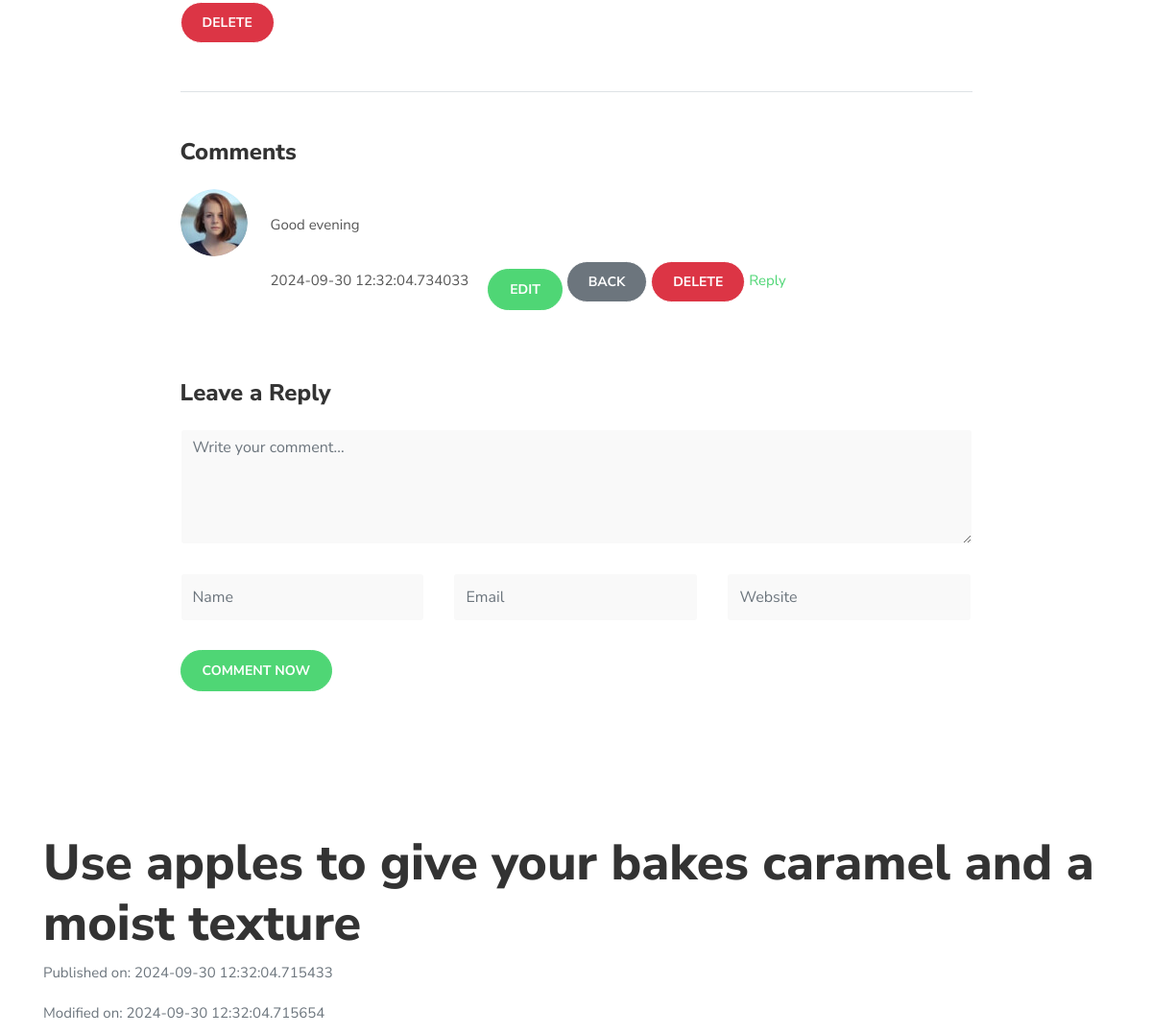
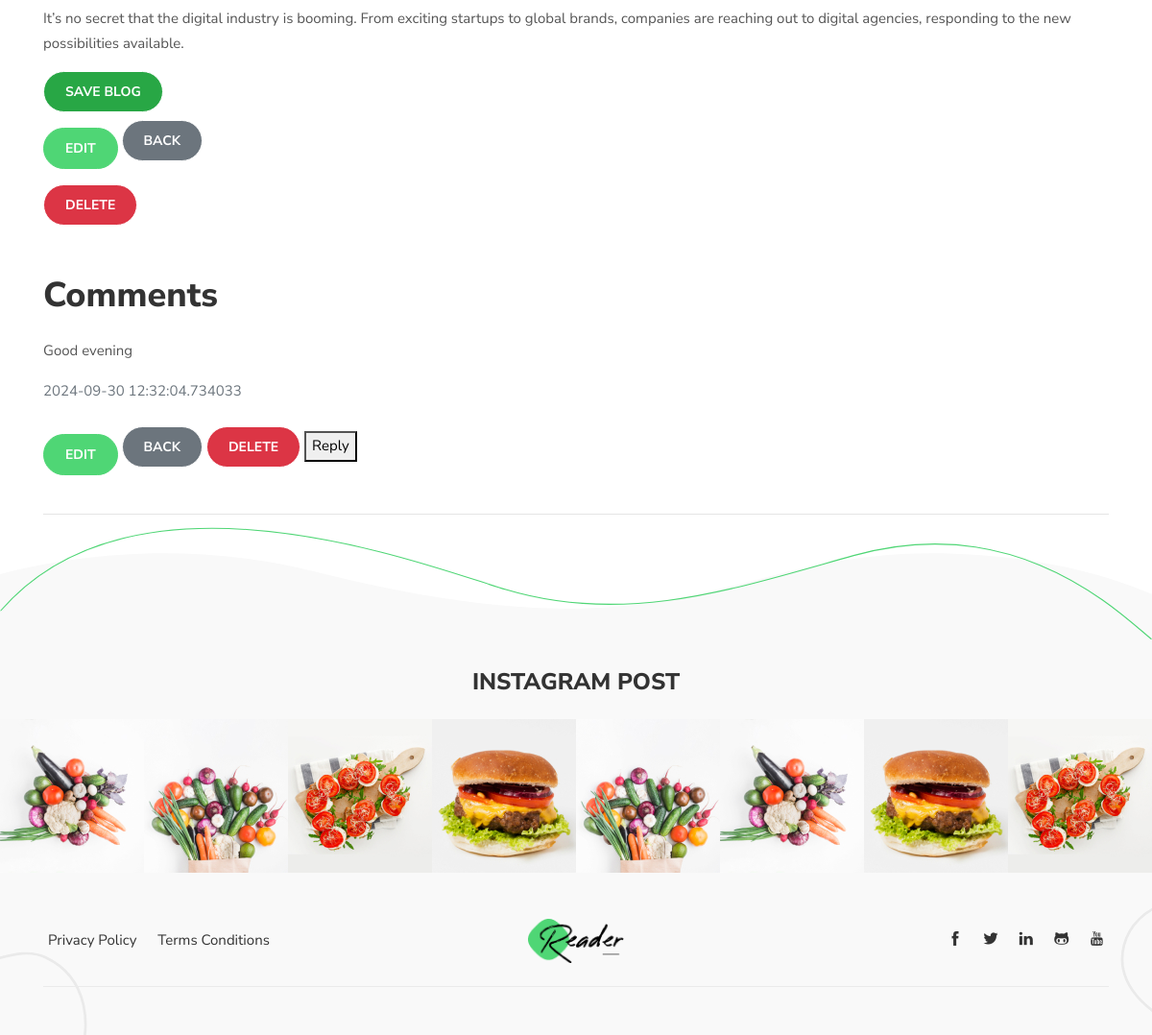
Before: /blog?post_id=2 (signed in, lower part) with the older database file (2 pictures, top to bottom).
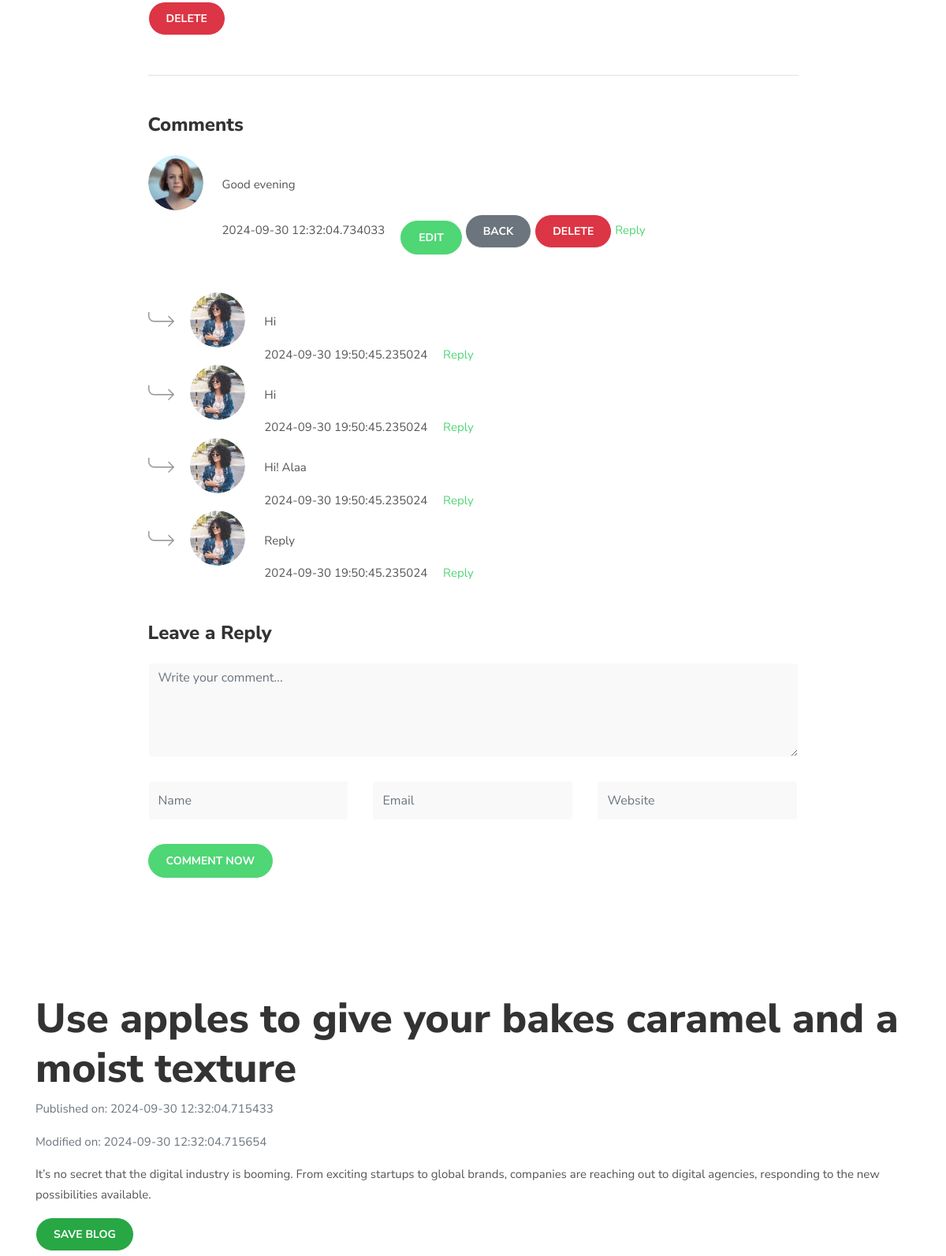
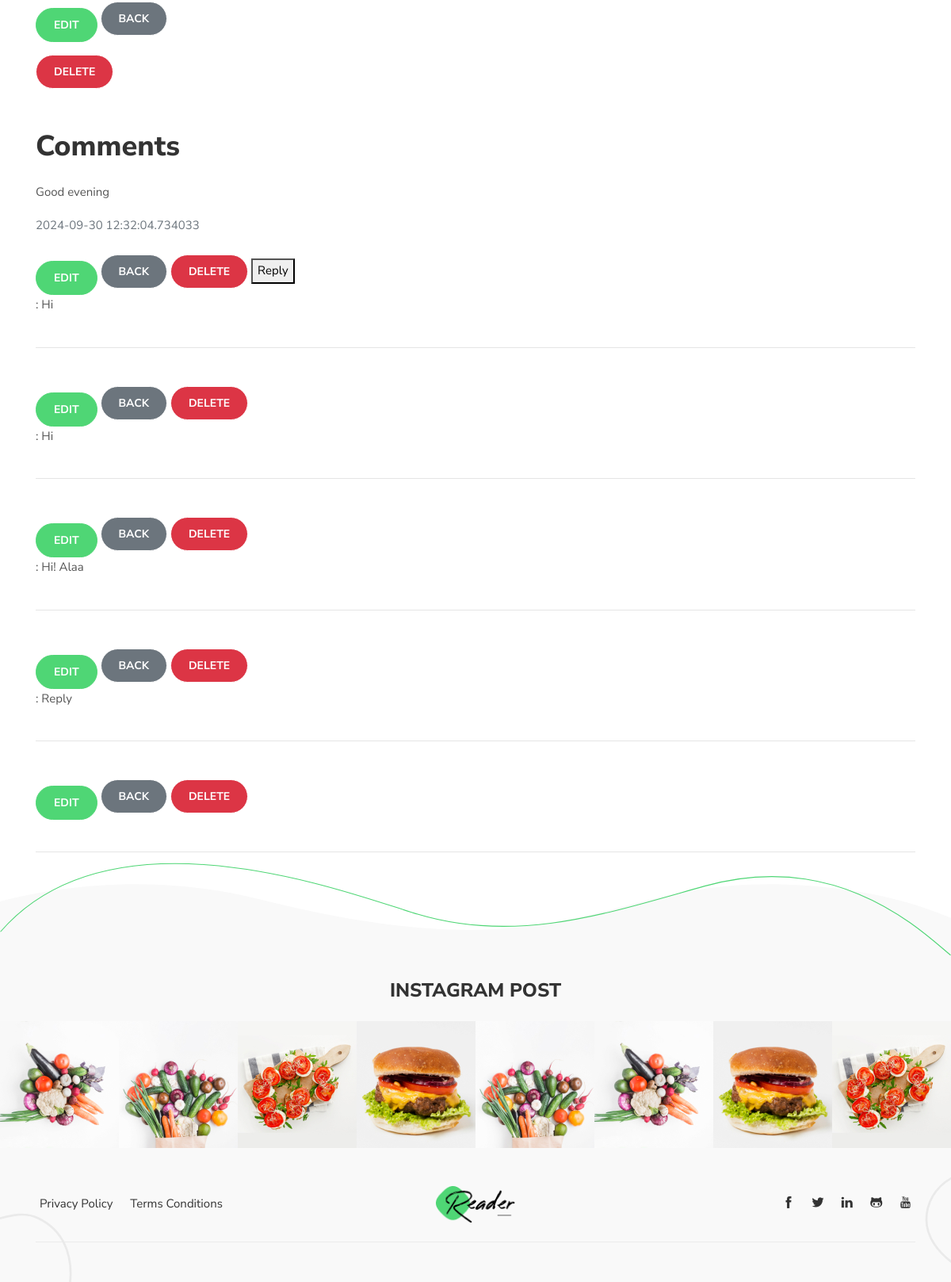
After: the same page with the newer database file (2 pictures, top to bottom).
### pencil/models.py (models this page shows, shortened)
class Comment(db.Model):
    id = db.Column(db.Integer(), primary_key=True, nullable=False)
    text = db.Column(db.Text(), nullable=False)
    publication_date = db.Column(db.DateTime, default=datetime.utcnow())
    modification_date = db.Column(db.DateTime, default=datetime.utcnow())
    comment_owner = db.Column(db.Integer(), db.ForeignKey("user.id"))
    comments_on_post = db.Column(db.Integer(), db.ForeignKey("post.id"))
    reply_comments =  db.relationship("ReplyComment", backref="owned_replies", lazy=True)

class Post(db.Model):
    id  = db.Column(db.Integer(), primary_key=True, nullable=False)
    title = db.Column(db.String(length=50), nullable=False)
    content = db.Column(db.Text(), nullable=False)
    publication_date = db.Column(db.DateTime, default=datetime.utcnow())
    modification_date = db.Column(db.DateTime, default=datetime.utcnow())
    owner = db.Column(db.Integer(), db.ForeignKey("user.id"))
    profile_owner = db.Column(db.Integer(), db.ForeignKey("profile.id"))
    saved_posts = db.relationship("User", secondary="saved_blogs", backref="post")
    post_comments = db.relationship("Comment", backref="owned_comments", lazy=True)

class ReplyComment(db.Model):
    id = db.Column(db.Integer(), primary_key=True, nullable=False)
    text = db.Column(db.Text(), nullable=False)
    publication_date = db.Column(db.DateTime, default=datetime.utcnow())
    modification_date = db.Column(db.DateTime, default=datetime.utcnow())
    responder = db.Column(db.Integer(), db.ForeignKey("user.id"))
    reply_comment = db.Column(db.Integer(), db.ForeignKey("comment.id"))

### pencil/routes.py (the view, shortened to what this page needs)
@app.route("/blog", methods=["POST", "GET"])
@login_required
def blog_page():
    comment_form = CommentForm()
    reply_form = ReplyForm()
    post_id = request.args.get("post_id")
    if post_id:
        requested_blog = Post.query.filter_by(id=post_id).first()
        if requested_blog:
            if request.method == "GET":
                comment_with_replies = (db.session.query(Comment).outerjoin(ReplyComment, Comment.id == ReplyComment.reply_comment)
                                        .options(joinedload(Comment.reply_comments))  # Load replies with comments
                                        .filter(Comment.comments_on_post == post_id)
                                        .order_by(Comment.publication_date.desc(), ReplyComment.publication_date.desc()).all())
                return render_template("blog.html", post_id=requested_blog, comment_form=comment_form,
                                        posted_comments=comment_with_replies, reply_form=reply_form)
            else:
                flash(f"Blog not found", category="danger")
                return redirect(url_for("home_page"))
    for error_message in reply_form.errors.values():
        flash(f"There was an error : {error_message}", category="danger")
    return redirect(url_for("home_page"))

### pencil/forms.py
class CommentForm(FlaskForm):
    comment = TextAreaField(label="Write your comment....", validators=[DataRequired()])
    submit = SubmitField(label="Post")

class ReplyForm(FlaskForm):
    reply = TextAreaField(label="reply comment", validators=[DataRequired()])
    submit = SubmitField(label="Send")

### pencil/models.py (called while the page is built)
@login_manager.user_loader
def load_user(user_id):
    return User.query.get(int(user_id))

### pencil/templates/blog.html (shortened to what this page needs)
{% extends 'base.html' %}
{% block content %}
<body>
    <section class="section">
        <div class="container">
          <div class="row justify-content-center">
            <div class=" col-lg-9   mb-5 mb-lg-0">
              <form action="{{ url_for('delete_page', post_id=post_id.id) }}" method="POST" class="mt-3">
                <button type="submit" class="btn btn-danger">Delete</button>
              </form>
             <br>
            </div>
            <div class="col-lg-9 col-md-12">
                <div class="mb-5 border-top mt-4 pt-5">
                    <h3 class="mb-4">Comments</h3>
                    {% for comment in posted_comments %}
                        <div class="media d-block d-sm-flex mb-4 pb-4">
                            <a class="d-inline-block mr-2 mb-3 mb-md-0" href="{{ url_for('profile', profile_id=comment.comment_owner) }}">
                                <img src="static/images/post/user-01.jpg" class="mr-3 rounded-circle" alt="">
                            </a>
                            <div class="media-body">
                                <p>{{ comment.text }}</p>
                                <span class="text-black-800 mr-3 font-weight-600">{{ comment.publication_date }}</span>
                                <a href="{{ url_for('modify_comment', comment_to_modify=comment.id) }}" class="btn btn-primary mt-3">Edit</a>
                                <a href="{{ url_for('blog_page') }}" class="btn btn-secondary">Back</a>
                                <form action="{{ url_for('delete_comment', comment_id=comment.id) }}" method="post" style="display:inline;">
                                <button type="submit" class="btn btn-danger btn-sm" onclick="return confirm('Are you sure you want to delete this comment?');">Delete</button>
                                </form>
                                <a class="text-primary font-weight-600 reply-button" data-comment-id="{{ comment.id }}" href="javascript:void(0);">Reply</a>
                            </div>
                        </div>
                        {% for reply in comment.reply_comments %}
                            <div class="media d-block d-sm-flex">
                                <div class="d-inline-block mr-2 mb-3 mb-md-0" href="{{ url_for('profile', profile_id=reply.responder) }}">
                                    <img class="mr-3" src="static/images/post/arrow.png" alt="">
                                    <a href="#!"><img src="static/images/post/user-02.jpg" class="mr-3 rounded-circle" alt=""></a>
                                </div>
                                <div class="media-body">
                                    <p>{{ reply.text }}</p>
                                    <span class="text-black-800 mr-3 font-weight-600">{{ reply.publication_date }}</span>
                                    <a class="text-primary font-weight-600 reply-button" data-comment-id="{{ reply.id }}" href="javascript:void(0);">Reply</a>
                                </div>
                            </div>
                        {% endfor %}
                    {% endfor %}
                </div>
                <div>
                    <h3 class="mb-4">Leave a Reply</h3>
                    <form method="POST" action="{{ url_for('blog_page' , post_id=post_id.id) }}">
                        <div class="row">
                            {% if comment_form %}
                                    <div class="form-group col-md-12">
                                        <textarea class="form-control shadow-none" name="comment" placeholder="Write your comment..." value="{{ comment_form.comment.data }}" rows="7" required></textarea>
                                    </div>
                            {% endif %}
                            <div class="form-group col-md-4">
                                <input class="form-control shadow-none" type="text" placeholder="Name" required>
                            </div>
                            <div class="form-group col-md-4">
                                <input class="form-control shadow-none" type="email" placeholder="Email" required>
                            </div>
                            <div class="form-group col-md-4">
                                <input class="form-control shadow-none" type="url" placeholder="Website">
                            </div>
                        </div>
                        <button class="btn btn-primary" type="submit">Comment Now</button>
                    </form>
                </div>
            </div>
          </div>
        </div>
    </section>
</body>
    <div class="container mt-5">
        <section>
            <header>
                <h1>{{ post_id.title }}</h1>
            </header>
            <div>
                <p class="text-muted">Published on: {{ post_id.publication_date }}</p>
                <p class="text-muted">Modified on: {{ post_id.modification_date }}</p>
            </div>
            <div class="mt-3">
                <p>{{ post_id.content }}</p>
            </div>
            <form method="POST" action="{{ url_for('blog_page', post_id=post_id.id) }}">
                <button type="submit" name="save" value="true" class="btn btn-success">Save Blog</button>
            </form>
            <a href="{{ url_for('modify_post', post_id=post_id.id) }}" class="btn btn-primary mt-3">Edit</a>
            <a href="{{ url_for('home_page') }}" class="btn btn-secondary">Back</a>
            <form action="{{ url_for('delete_page', post_id=post_id.id) }}" method="POST" class="mt-3">
                <button type="submit" class="btn btn-danger">Delete</button>
            </form>
            <br>
        </section>
        <br>
        <section>
            <div>
                <header>
                    <h2>Comments</h2>
                </header>
                <div class="comments mt-4">
                    {% for comment in posted_comments %}
                        <div class="comment">
                            <p>{{ comment.text }}</p>
                            <p class="text-muted">{{ comment.publication_date }}</p>
                        </div>
                        <a href="{{ url_for('modify_comment', comment_to_modify=comment.id) }}" class="btn btn-primary mt-3">Edit</a>
                        <a href="{{ url_for('blog_page') }}" class="btn btn-secondary">Back</a>
                        <form action="{{ url_for('delete_comment', comment_id=comment.id) }}" method="post" style="display:inline;">
                            <button type="submit" class="btn btn-danger btn-sm" onclick="return confirm('Are you sure you want to delete this comment?');">Delete</button>
                        </form>
                        <button>Reply</button>
                        <br>
                        {% for reply in comment.reply_comments %}
                            <div class="replies">
                                <p><em>{{ reply.responder.username }}</em>: {{ reply.text }}</p>
                            </div>
                            <hr>
                            <a href="{{ url_for('modify_comment', comment_to_modify=reply.id) }}" class="btn btn-primary mt-3">Edit</a>
                            <a href="{{ url_for('blog_page') }}" class="btn btn-secondary">Back</a>
                            <form action="{{ url_for('delete_comment', comment_id=reply.id) }}" method="post" style="display:inline;">
                                <button type="submit" class="btn btn-danger btn-sm" onclick="return confirm('Are you sure you want to delete this reply?');">Delete</button>
                            </form>
                            <br>
                        {% endfor %}
                        <hr>
                    {% endfor %}
                </div>
            </div>
        </section>
    </div>
</body>
{% endblock %}

### pencil/templates/base.html (shortened to what this page needs)
<!DOCTYPE html>
<html lang="en-us"><head>
  <link rel="stylesheet" href="{{ url_for('static', filename='plugins/bootstrap/bootstrap.min.css') }}">
  <link rel="stylesheet" href="{{ url_for('static', filename='plugins/themify-icons/themify-icons.css') }}">
  <link rel="stylesheet" href="{{ url_for('static', filename='plugins/slick/slick.css') }}">
  <link rel="stylesheet" href="{{ url_for('static', filename='css/style.css') }}" media="screen">
</head>
<body>
{% block content %}
{% endblock %}
<footer class="footer">
    <svg class="footer-border" height="214" viewBox="0 0 2204 214" fill="none" xmlns="http://www.w3.org/2000/svg">
        <path d="M2203 213C2136.58 157.994 1942.77 -33.1996 1633.1 53.0486C1414.13 114.038 1200.92 188.208 967.765 118.127C820.12 73.7483 263.977 -143.754 0.999958 158.899"
        stroke-width="2" />
    </svg>
    <div class="instafeed text-center mb-5">
        <h2 class="h3 mb-4">INSTAGRAM POST</h2>
        <div class="instagram-slider">
          <div class="instagram-post"><img src="static/images/instagram/1.jpg"></div>
          <div class="instagram-post"><img src="static/images/instagram/2.jpg"></div>
          <div class="instagram-post"><img src="static/images/instagram/4.jpg"></div>
          <div class="instagram-post"><img src="static/images/instagram/3.jpg"></div>
          <div class="instagram-post"><img src="static/images/instagram/2.jpg"></div>
          <div class="instagram-post"><img src="static/images/instagram/1.jpg"></div>
          <div class="instagram-post"><img src="static/images/instagram/3.jpg"></div>
          <div class="instagram-post"><img src="static/images/instagram/4.jpg"></div>
        </div>
    </div>
    <div class="container">
        <div class="row align-items-center">
        <div class="col-md-5 text-center text-md-left mb-4">
            <ul class="list-inline footer-list mb-0">
              <li class="list-inline-item"><a href="privacy-policy.html">Privacy Policy</a></li>
              <li class="list-inline-item"><a href="terms-conditions.html">Terms Conditions</a></li>
            </ul>
        </div>
        <div class="col-md-2 text-center mb-4">
            <a href="index.html"><img class="img-fluid" width="100px" src="static/images/logo.png" alt="Reader | Hugo Personal Blog Template"></a>
        </div>
        <div class="col-md-5 text-md-right text-center mb-4">
            <ul class="list-inline footer-list mb-0">
            <li class="list-inline-item"><a href="#"><i class="ti-facebook"></i></a></li>
            <li class="list-inline-item"><a href="#"><i class="ti-twitter-alt"></i></a></li>
            <li class="list-inline-item"><a href="#"><i class="ti-linkedin"></i></a></li>
            <li class="list-inline-item"><a href="#"><i class="ti-github"></i></a></li>
            <li class="list-inline-item"><a href="#"><i class="ti-youtube"></i></a></li>
            </ul>
        </div>
        <div class="col-12">
            <div class="border-bottom border-default"></div>
        </div>
        </div>
    </div>
    </footer>
    <script src="{{ url_for('static', filename='js/script.js') }}"></script></body>
  </html>

### pencil/static/css/style.css (style rules this page uses)
body { line-height: 1.7; font-family: "Nunito Sans", sans-serif; -webkit-font-smoothing: antialiased; color: #555; font-size: 15px; }
p { font-weight: 400; color: #555; font-size: 15px; line-height: 1.7; font-family: "Nunito Sans", sans-serif; }
h1, h2, h3, h4, h5, h6, .h1, .h2, .h3, .h4, .h5, .h6 { color: #333; font-family: "Nunito Sans", sans-serif; font-weight: 800; line-height: 1.2; }
h1, .h1 { font-size: 52px; }
h2, .h2 { font-size: 36px; }
h3, .h3 { font-size: 24px; }
.btn { font-size: 14px; font-family: "Nunito Sans", sans-serif; font-weight: 700; text-transform: uppercase; padding: 10px 22px; border-radius: 50px; border: 1px solid; position: relative; z-index: 1; transition: 0.2s ease; }
.btn-primary { background: #4FD675; color: #fff; border-color: #4FD675; }
body { background-color: #fff; overflow-x: hidden; }
img { vertical-align: middle; border: 0; }
a, a:hover, a:focus { text-decoration: none; }
a, button, select { cursor: pointer; transition: 0.2s ease; }
.slick-slide { outline: 0; }
hr { margin: 40px 0; }
.section { padding-top: 100px; padding-bottom: 100px; }
.text-primary { color: #4FD675 !important; }
.border-default { border-color: #EBEBEB !important; }
.form-group { margin-bottom: 30px; }
.form-group .form-control { border-color: #EBEBEB; border: 1px solid transparent; background-color: #F9F9F9; height: 50px; }
.form-group textarea.form-control { height: 120px; }
.instagram-post img { height: 160px; width: 100%; -o-object-fit: cover; object-fit: cover; }
.footer { padding: 120px 0 50px; background-image: url(../images/backgrounds/footer-bg.svg); background-position: top center; background-repeat: no-repeat; background-size: cover; position: relative; }
.footer-list a { display: block; color: #333; padding: 5px; }
.footer-border { position: absolute; top: -75px; width: 100%; stroke: #4FD675; }
.shadow-none { box-shadow: none !important; }

Changed rows visible on the page:
added ReplyComment: text "Hi", publication_date "2024-09-30 19:50:45.235024"
added ReplyComment: text "Hi", publication_date "2024-09-30 19:50:45.235024"
added ReplyComment: text "Hi! Alaa", publication_date "2024-09-30 19:50:45.235024"
added ReplyComment: text "Reply", publication_date "2024-09-30 19:50:45.235024"
